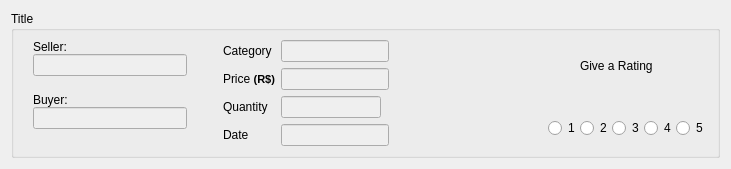
<?xml version="1.0" encoding="UTF-8"?>
<ui version="4.0">
 <class>HistoricLayout</class>
 <widget class="QWidget" name="HistoricLayout">
  <property name="geometry">
   <rect>
    <x>0</x>
    <y>0</y>
    <width>731</width>
    <height>150</height>
   </rect>
  </property>
  <property name="maximumSize">
   <size>
    <width>16777215</width>
    <height>150</height>
   </size>
  </property>
  <property name="windowTitle">
   <string>Form</string>
  </property>
  <layout class="QVBoxLayout" name="verticalLayout">
   <item>
    <widget class="QGroupBox" name="Box_historic">
     <property name="title">
      <string>Title</string>
     </property>
     <layout class="QHBoxLayout" name="horizontalLayout">
      <item>
       <spacer name="horizontalSpacer_3">
        <property name="orientation">
         <enum>Qt::Horizontal</enum>
        </property>
        <property name="sizeType">
         <enum>QSizePolicy::Fixed</enum>
        </property>
        <property name="sizeHint" stdset="0">
         <size>
          <width>10</width>
          <height>20</height>
         </size>
        </property>
       </spacer>
      </item>
      <item>
       <widget class="QFrame" name="frame">
        <property name="maximumSize">
         <size>
          <width>250</width>
          <height>16777215</height>
         </size>
        </property>
        <layout class="QGridLayout" name="gridLayout">
         <property name="leftMargin">
          <number>0</number>
         </property>
         <property name="topMargin">
          <number>0</number>
         </property>
         <property name="rightMargin">
          <number>0</number>
         </property>
         <property name="bottomMargin">
          <number>0</number>
         </property>
         <property name="spacing">
          <number>0</number>
         </property>
         <item row="2" column="0">
          <widget class="QLineEdit" name="line_seller">
           <property name="enabled">
            <bool>false</bool>
           </property>
           <property name="maximumSize">
            <size>
             <width>200</width>
             <height>22</height>
            </size>
           </property>
          </widget>
         </item>
         <item row="1" column="0">
          <widget class="QLabel" name="label_2">
           <property name="text">
            <string>Seller:</string>
           </property>
          </widget>
         </item>
         <item row="4" column="0">
          <widget class="QLabel" name="label">
           <property name="text">
            <string>Buyer:</string>
           </property>
          </widget>
         </item>
         <item row="5" column="0">
          <widget class="QLineEdit" name="line_buyer">
           <property name="enabled">
            <bool>false</bool>
           </property>
           <property name="maximumSize">
            <size>
             <width>200</width>
             <height>22</height>
            </size>
           </property>
          </widget>
         </item>
         <item row="3" column="0">
          <spacer name="verticalSpacer">
           <property name="orientation">
            <enum>Qt::Vertical</enum>
           </property>
           <property name="sizeHint" stdset="0">
            <size>
             <width>20</width>
             <height>40</height>
            </size>
           </property>
          </spacer>
         </item>
         <item row="6" column="0">
          <spacer name="verticalSpacer_2">
           <property name="orientation">
            <enum>Qt::Vertical</enum>
           </property>
           <property name="sizeHint" stdset="0">
            <size>
             <width>20</width>
             <height>40</height>
            </size>
           </property>
          </spacer>
         </item>
        </layout>
       </widget>
      </item>
      <item>
       <spacer name="horizontalSpacer">
        <property name="orientation">
         <enum>Qt::Horizontal</enum>
        </property>
        <property name="sizeType">
         <enum>QSizePolicy::Fixed</enum>
        </property>
        <property name="sizeHint" stdset="0">
         <size>
          <width>30</width>
          <height>20</height>
         </size>
        </property>
       </spacer>
      </item>
      <item>
       <widget class="QFrame" name="frame_4">
        <layout class="QGridLayout" name="gridLayout_2">
         <property name="leftMargin">
          <number>0</number>
         </property>
         <property name="topMargin">
          <number>0</number>
         </property>
         <property name="rightMargin">
          <number>0</number>
         </property>
         <property name="bottomMargin">
          <number>0</number>
         </property>
         <item row="6" column="1">
          <widget class="QLineEdit" name="line_date">
           <property name="enabled">
            <bool>false</bool>
           </property>
           <property name="maximumSize">
            <size>
             <width>225</width>
             <height>22</height>
            </size>
           </property>
          </widget>
         </item>
         <item row="1" column="1">
          <widget class="QLineEdit" name="line_price">
           <property name="enabled">
            <bool>false</bool>
           </property>
           <property name="maximumSize">
            <size>
             <width>150</width>
             <height>22</height>
            </size>
           </property>
          </widget>
         </item>
         <item row="4" column="0">
          <widget class="QLabel" name="label_quantity_2">
           <property name="text">
            <string>Quantity</string>
           </property>
          </widget>
         </item>
         <item row="0" column="0">
          <widget class="QLabel" name="label_category_2">
           <property name="text">
            <string>Category</string>
           </property>
          </widget>
         </item>
         <item row="0" column="1">
          <widget class="QLineEdit" name="line_category">
           <property name="enabled">
            <bool>false</bool>
           </property>
           <property name="maximumSize">
            <size>
             <width>250</width>
             <height>22</height>
            </size>
           </property>
          </widget>
         </item>
         <item row="1" column="0">
          <widget class="QLabel" name="label_price_2">
           <property name="text">
            <string>&lt;html&gt;&lt;head/&gt;&lt;body&gt;&lt;p&gt;Price &lt;span style=&quot; font-size:8pt; font-weight:600;&quot;&gt;(R$)&lt;/span&gt;&lt;/p&gt;&lt;/body&gt;&lt;/html&gt;</string>
           </property>
          </widget>
         </item>
         <item row="4" column="1">
          <widget class="QLineEdit" name="line_quantity">
           <property name="enabled">
            <bool>false</bool>
           </property>
           <property name="maximumSize">
            <size>
             <width>100</width>
             <height>22</height>
            </size>
           </property>
          </widget>
         </item>
         <item row="6" column="0">
          <widget class="QLabel" name="label_date">
           <property name="text">
            <string>Date</string>
           </property>
          </widget>
         </item>
        </layout>
       </widget>
      </item>
      <item>
       <spacer name="horizontalSpacer_2">
        <property name="orientation">
         <enum>Qt::Horizontal</enum>
        </property>
        <property name="sizeHint" stdset="0">
         <size>
          <width>100</width>
          <height>20</height>
         </size>
        </property>
       </spacer>
      </item>
      <item>
       <widget class="QFrame" name="frame_2">
        <property name="maximumSize">
         <size>
          <width>160</width>
          <height>90</height>
         </size>
        </property>
        <layout class="QGridLayout" name="gridLayout_3">
         <property name="leftMargin">
          <number>0</number>
         </property>
         <property name="topMargin">
          <number>0</number>
         </property>
         <property name="rightMargin">
          <number>0</number>
         </property>
         <property name="bottomMargin">
          <number>0</number>
         </property>
         <property name="spacing">
          <number>0</number>
         </property>
         <item row="2" column="1">
          <widget class="QRadioButton" name="radio_2">
           <property name="text">
            <string>2</string>
           </property>
          </widget>
         </item>
         <item row="2" column="0">
          <widget class="QRadioButton" name="radio_1">
           <property name="text">
            <string>1</string>
           </property>
          </widget>
         </item>
         <item row="2" column="2">
          <widget class="QRadioButton" name="radio_3">
           <property name="text">
            <string>3</string>
           </property>
          </widget>
         </item>
         <item row="2" column="3">
          <widget class="QRadioButton" name="radio_4">
           <property name="text">
            <string>4</string>
           </property>
          </widget>
         </item>
         <item row="1" column="0" colspan="5">
          <widget class="QLabel" name="label_4">
           <property name="minimumSize">
            <size>
             <width>150</width>
             <height>0</height>
            </size>
           </property>
           <property name="text">
            <string/>
           </property>
           <property name="pixmap">
            <pixmap resource="../resources.qrc">:/img_login/images/stars.png</pixmap>
           </property>
           <property name="scaledContents">
            <bool>true</bool>
           </property>
          </widget>
         </item>
         <item row="2" column="4">
          <widget class="QRadioButton" name="radio_5">
           <property name="text">
            <string>5</string>
           </property>
          </widget>
         </item>
         <item row="0" column="1" colspan="3">
          <widget class="QLabel" name="label_3">
           <property name="text">
            <string>Give a Rating</string>
           </property>
          </widget>
         </item>
        </layout>
       </widget>
      </item>
     </layout>
    </widget>
   </item>
  </layout>
 </widget>
 <resources>
  <include location="../resources.qrc"/>
 </resources>
 <connections/>
</ui>
